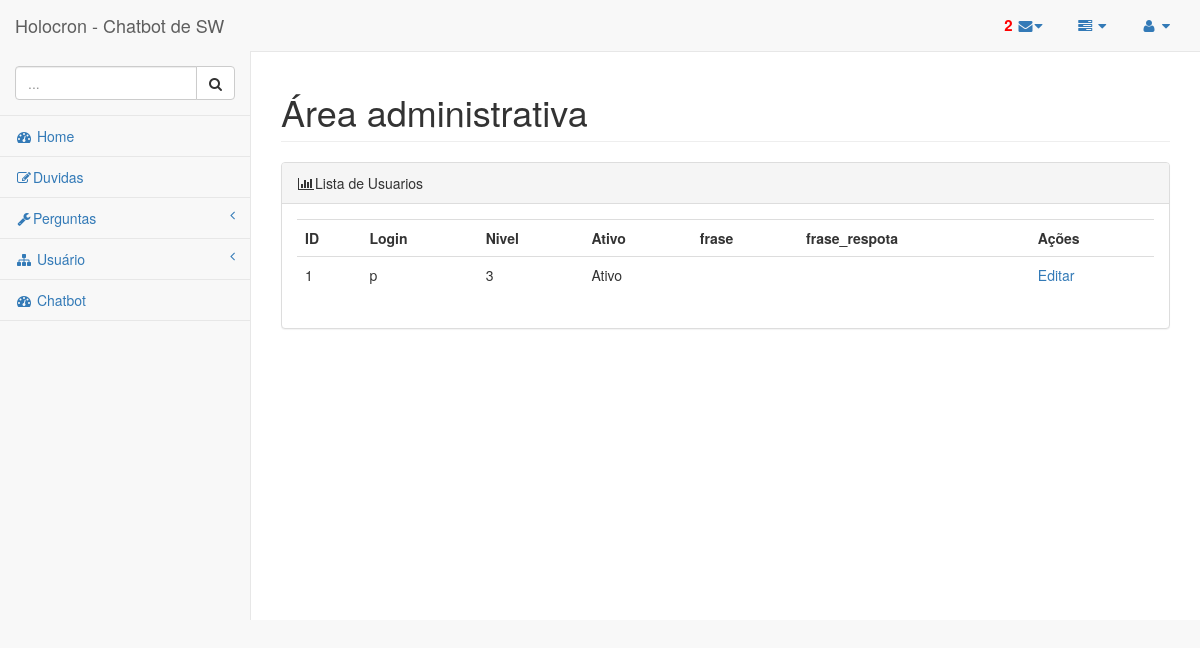
The app's page /Admin/UserList.php (signed in), older data.
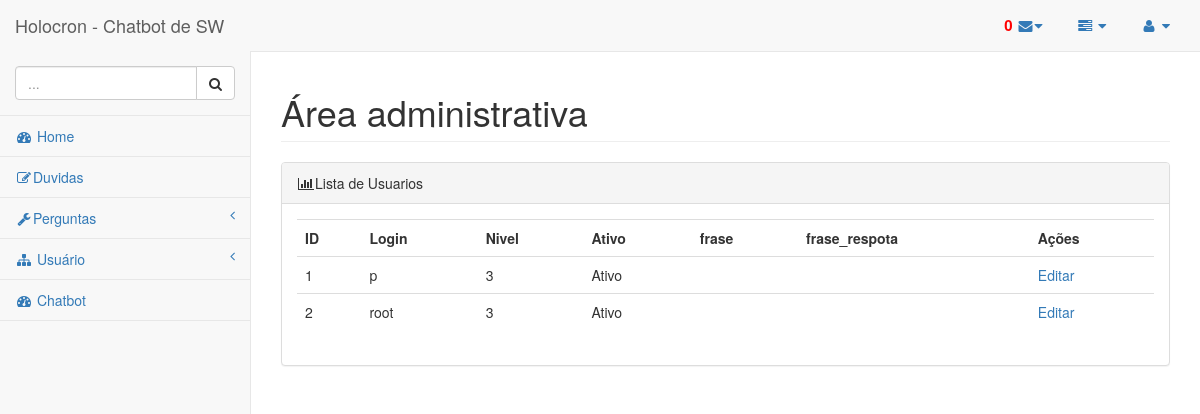
The same page, newer data.
### tables this page shows
CREATE TABLE `user` (
  `id_user` int(11) NOT NULL,
  `login` varchar(90) NOT NULL,
  `senha` varchar(90) NOT NULL,
  `nivel` int(1) NOT NULL DEFAULT '1',
  `ativo` int(1) NOT NULL DEFAULT '1',
  `frase` text,
  `frase_respota` text
);

### controller/DB.php (called while the page is built, shortened)
<?php
$dbname = "tcc";

### Admin/controller/Lista_usuer.php (called while the page is built)
<?php
function lista_usuarios(){
    include '../controller/DB.php';
$sql = "SELECT `id_user`, `login`, `senha`, `nivel`, `ativo`, `frase`, `frase_respota`
    FROM `user`
 ";
return $result1 = mysqli_query($conn, $sql);
}

### Admin/UserList.php (the view, shortened to what the changed rows need)
<?php
include './includes/cabeca.php';
include './controller/Lista_usuer.php';
?>
<div id="page-wrapper">
    <div class="row">
        <div class="col-lg-12">
            <h1 class="page-header">Área administrativa</h1>
        </div>
    </div>
    <div class="row">
        <div class="col-lg-12">
            <div class="panel panel-default">
                <div class="panel-body">
                    <div class="row">
                        <div class="col-lg-12">
                            <div class="table-responsive">
                                <table class="table-responsive table">
                                    <tr>
                                        <th>ID</th>
                                        <TH>Login</TH>
                                        <th>Nivel</th>
                                        <th>Ativo</th>
                                        <TH>frase</TH>
                                        <TH>frase_respota</TH>
                                        <th>Ações</th>
                                    </tr>
                                    <?php
                                    $result = lista_usuarios();
                                    if (mysqli_num_rows($result) > 0) {
                                        while ($row = mysqli_fetch_assoc($result)) {
                                            ?>
                                            <tr>
                                                <td><?= $row["id_user"]; ?></td>
                                                <td><?= $row["login"]; ?></td>
                                                <td><?= $row["nivel"]; ?></td>
                                                <td><?php
                                                    if ($row["ativo"] == 1) {
                                                        echo 'Ativo';
                                                    } else {
                                                        echo 'Desativado';
                                                    }
                                                    ?></td>
                                                <td><?= $row["frase"]; ?></td>
                                                <td><?= $row["frase_respota"]; ?></td>
                                                <td><a href="Editar_Usuario-<?= $row["id_user"]; ?>">Editar</a></td>
                                            </tr>
                                            <?php
                                        }
                                    } else {
                                        ?>
                                        <tr>
                                            <td>Sem nenhum resultado</td>
                                        </tr>
                                        <?php
                                    }
                                    ?>
                                </table>
                            </div>
                        </div>
                    </div>
                </div>
            </div>
        </div>
    </div>
</div>
<?php
include './includes/rodape.php';

### Admin/includes/menuTop.php (shortened to what the changed rows need)
<body>
    <div id="wrapper">
        <nav class="navbar navbar-default navbar-static-top" role="navigation" style="margin-bottom: 0">
            <div class="navbar-header">
                <a class="navbar-brand" href="index.html">Holocron - Chatbot de SW</a>
            </div>
            <ul class="nav navbar-top-links navbar-right">
                <li class="dropdown">
                    <a class="dropdown-toggle" data-toggle="dropdown" href="#">
                        <?php
                        $i = 0;
                        $result2 = lista_report_limit10();
                        while (mysqli_fetch_assoc($result2)) {
                            $i++;
                        }
                        ?>
                        <strong> <span style="color: red; font-size: 15px;"><?php
                                if ($i >= 10) {
                                    echo "+".$i;
                                } ELSE {
                                    echo $i;
                                }
                                ?></span> </strong>
                    </a>
                </li>
            </ul>

Row changes from the older to the newer data that the page shows:
added user: id_user "2", login "root", nivel "3", ativo "Ativo"
Text that changed along with them:
$i: "2" → "0"
